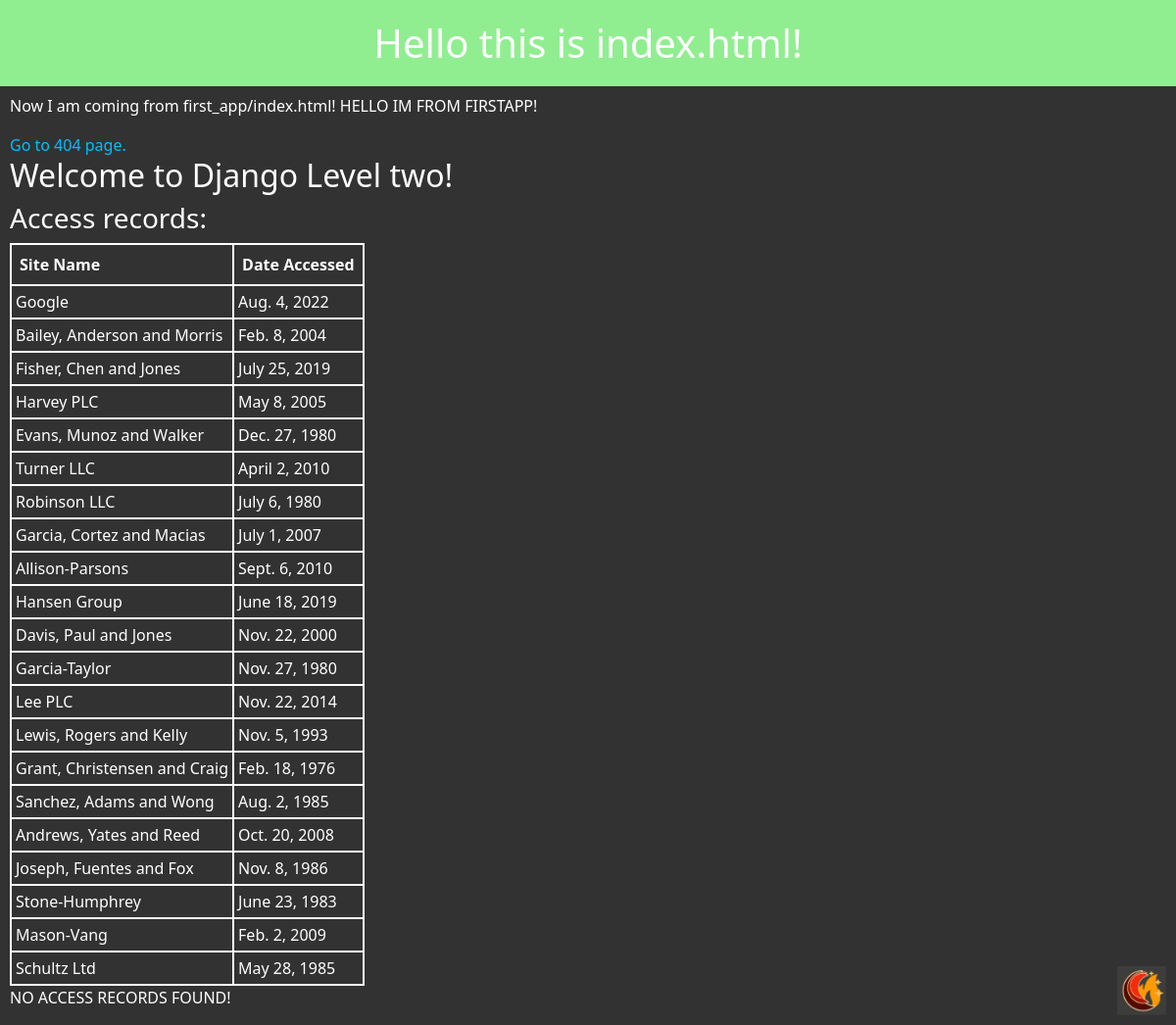
The page / on the database its author committed.
### first_app/models.py (models this page shows, shortened)
class AccessRecord(models.Model):
    name = models.ForeignKey(Webpage, on_delete=models.PROTECT)
    date = models.DateField()

class Webpage(models.Model):
    topic = models.ForeignKey(Topic, on_delete=models.PROTECT)
    name = models.CharField(max_length=264, unique=True)
    url = models.URLField(unique=True)
    def __str__(self):
        return self.name

### first_app/views.py (the view)
# urls.py: url(r'^$',views.index,name='index'),
def index(request):
    webpages_list = AccessRecord.objects.order_by('name')
    my_dict = {'insert_me':'Now I am coming from first_app/index.html!','insert_content':"HELLO IM FROM FIRSTAPP!",'access_records':webpages_list}
    return render(request, 'first_app/index.html', context=my_dict)

### templates/first_app/index.html (shortened to what this page needs)
<!DOCTYPE html>
{% load static %}
<html lang="en" dir="ltr">
  <head>
    <link href="https://cdn.jsdelivr.net/npm/bootstrap@5.2.0-beta1/dist/css/bootstrap.min.css" rel="stylesheet">
    <link rel="stylesheet" href="{% static 'css/style.css'%}" type="text/css">
  </head>
  <body style="background-color:rgb(50,50,50);">
    <img src="{% static 'images/favicon.ico' %}" alt="" class="icon">
    <header>
    <h1>Hello this is index.html!</h1>
  </header>
    <p>{{ insert_me }} {{ insert_content }}</p>
    <a href="{% url 'help' %}">Go to 404 page.</a>
    <h2>Welcome to Django Level two!</h2>
    <h3>Access records:</h3>
    <div class="djangotwo">
      {% if access_records %}
      <table>
        <thead>
          <th>Site Name</th>
          <th>Date Accessed</th>
        </thead>
        {% for acc in access_records %}
        <tr>
          <td>{{ acc.name }}</td>
          <td>{{ acc.date }}</td>
        </tr>
        {% endfor %}
      </table>
      {% else %}
        <p>NO ACCESS RECORDS FOUND!</p>
      {% endif %}
    </div>
    <div class="djangotwo">
      {% if users %}
        <ol>
        {% for inf in users %}
        <li>User:<ol>
          <li>First Name: {{ inf.first_name }}</li>
          <li>Last Name: {{ inf.last_name }}</li>
          <li>Email: {{ inf.email }}</li>
        </ol></li>
        {% endfor %}
        </ol>
      {% else %}
        <p>NO ACCESS RECORDS FOUND!</p>
      {% endif %}
    </div>
  </body>
</html>

### static/css/style.css (style rules this page uses)
h1 { color:white; text-align: center; padding: 20px; }
header { background-color:lightgreen; }
h2 { color: white; margin-left: 10px; }
h3 { color: white; margin-left: 10px; }
table { margin-left:10px; }
p { color:white; padding-left: 10px; }
a { color:deepskyblue; padding-left: 10px; text-decoration: none; }
.djangtwo, table, th, thead { border: 2px solid white; padding: 8px; }
tr, td { border: 2px solid white; color: white; padding: 4px; }
.icon { width:50px; height: 50px; bottom: 10px; right: 10px; position: fixed; }

### rows shown on the page
AccessRecord: name "Google", date "Aug. 4, 2022"
AccessRecord: name "Bailey, Anderson and Morris", date "Feb. 8, 2004"
AccessRecord: name "Fisher, Chen and Jones", date "July 25, 2019"
AccessRecord: name "Harvey PLC", date "May 8, 2005"
AccessRecord: name "Evans, Munoz and Walker", date "Dec. 27, 1980"
AccessRecord: name "Turner LLC", date "April 2, 2010"
AccessRecord: name "Robinson LLC", date "July 6, 1980"
AccessRecord: name "Garcia, Cortez and Macias", date "July 1, 2007"
AccessRecord: name "Allison-Parsons", date "Sept. 6, 2010"
AccessRecord: name "Hansen Group", date "June 18, 2019"
AccessRecord: name "Davis, Paul and Jones", date "Nov. 22, 2000"
AccessRecord: name "Garcia-Taylor", date "Nov. 27, 1980"
AccessRecord: name "Lee PLC", date "Nov. 22, 2014"
AccessRecord: name "Lewis, Rogers and Kelly", date "Nov. 5, 1993"
AccessRecord: name "Grant, Christensen and Craig", date "Feb. 18, 1976"
AccessRecord: name "Sanchez, Adams and Wong", date "Aug. 2, 1985"
AccessRecord: name "Andrews, Yates and Reed", date "Oct. 20, 2008"
AccessRecord: name "Joseph, Fuentes and Fox", date "Nov. 8, 1986"
AccessRecord: name "Stone-Humphrey", date "June 23, 1983"
AccessRecord: name "Mason-Vang", date "Feb. 2, 2009"
AccessRecord: name "Schultz Ltd", date "May 28, 1985"

### other values the page prints
{{ insert_me }} "Now I am coming from first_app/index.html!"
{{ insert_content }} "HELLO IM FROM FIRSTAPP!"
